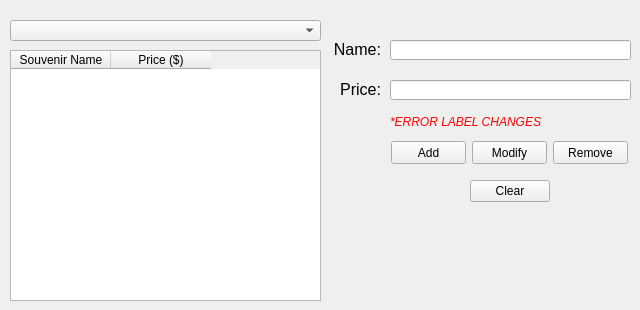
          <widget class="QWidget" name="AddSouv">
           <attribute name="title">
            <string>Add Souvenir</string>
           </attribute>
           <widget class="QComboBox" name="admin_souvTeam_comboBox">
            <property name="geometry">
             <rect>
              <x>10</x>
              <y>20</y>
              <width>311</width>
              <height>21</height>
             </rect>
            </property>
            <property name="font">
             <font>
              <pointsize>8</pointsize>
             </font>
            </property>
           </widget>
           <widget class="QLineEdit" name="admin_souvNameLine">
            <property name="geometry">
             <rect>
              <x>390</x>
              <y>40</y>
              <width>241</width>
              <height>20</height>
             </rect>
            </property>
           </widget>
           <widget class="QLineEdit" name="admin_souvPriceLine">
            <property name="geometry">
             <rect>
              <x>390</x>
              <y>80</y>
              <width>241</width>
              <height>20</height>
             </rect>
            </property>
           </widget>
           <widget class="QLabel" name="admin_souvName">
            <property name="geometry">
             <rect>
              <x>330</x>
              <y>40</y>
              <width>51</width>
              <height>21</height>
             </rect>
            </property>
            <property name="font">
             <font>
              <pointsize>12</pointsize>
             </font>
            </property>
            <property name="text">
             <string>Name:</string>
            </property>
            <property name="alignment">
             <set>Qt::AlignRight|Qt::AlignTop|Qt::AlignTrailing</set>
            </property>
           </widget>
           <widget class="QLabel" name="admin_souvPrice">
            <property name="geometry">
             <rect>
              <x>340</x>
              <y>80</y>
              <width>41</width>
              <height>21</height>
             </rect>
            </property>
            <property name="font">
             <font>
              <pointsize>12</pointsize>
             </font>
            </property>
            <property name="text">
             <string>Price:</string>
            </property>
            <property name="alignment">
             <set>Qt::AlignRight|Qt::AlignTop|Qt::AlignTrailing</set>
            </property>
           </widget>
           <widget class="QLabel" name="admin_souvErrorLabel">
            <property name="geometry">
             <rect>
              <x>390</x>
              <y>112</y>
              <width>241</width>
              <height>21</height>
             </rect>
            </property>
            <property name="font">
             <font>
              <italic>true</italic>
             </font>
            </property>
            <property name="text">
             <string>&lt;html&gt;&lt;head/&gt;&lt;body&gt;&lt;p&gt;&lt;span style=&quot; color:#ff0000;&quot;&gt;*ERROR LABEL CHANGES&lt;/span&gt;&lt;/p&gt;&lt;/body&gt;&lt;/html&gt;</string>
            </property>
           </widget>
           <widget class="QPushButton" name="admin_addSouv">
            <property name="geometry">
             <rect>
              <x>391</x>
              <y>141</y>
              <width>75</width>
              <height>23</height>
             </rect>
            </property>
            <property name="text">
             <string>Add</string>
            </property>
           </widget>
           <widget class="QPushButton" name="admin_modifySouv">
            <property name="geometry">
             <rect>
              <x>472</x>
              <y>141</y>
              <width>75</width>
              <height>23</height>
             </rect>
            </property>
            <property name="text">
             <string>Modify</string>
            </property>
           </widget>
           <widget class="QPushButton" name="admin_RemoveSouv">
            <property name="geometry">
             <rect>
              <x>553</x>
              <y>141</y>
              <width>75</width>
              <height>23</height>
             </rect>
            </property>
            <property name="text">
             <string>Remove</string>
            </property>
           </widget>
           <widget class="QTableWidget" name="admin_souvTable">
            <property name="geometry">
             <rect>
              <x>10</x>
              <y>50</y>
              <width>311</width>
              <height>251</height>
             </rect>
            </property>
            <column>
             <property name="text">
              <string>Souvenir Name</string>
             </property>
            </column>
            <column>
             <property name="text">
              <string>Price ($)</string>
             </property>
            </column>
           </widget>
           <widget class="QPushButton" name="admin_clearLineEditsButton">
            <property name="geometry">
             <rect>
              <x>470</x>
              <y>180</y>
              <width>80</width>
              <height>22</height>
             </rect>
            </property>
            <property name="text">
             <string>Clear</string>
            </property>
           </widget>
           <zorder>admin_addSouv</zorder>
           <zorder>admin_modifySouv</zorder>
           <zorder>admin_RemoveSouv</zorder>
           <zorder>admin_souvTeam_comboBox</zorder>
           <zorder>admin_souvNameLine</zorder>
           <zorder>admin_souvPriceLine</zorder>
           <zorder>admin_souvName</zorder>
           <zorder>admin_souvPrice</zorder>
           <zorder>admin_souvErrorLabel</zorder>
           <zorder>admin_souvTable</zorder>
           <zorder>admin_clearLineEditsButton</zorder>
          </widget>
